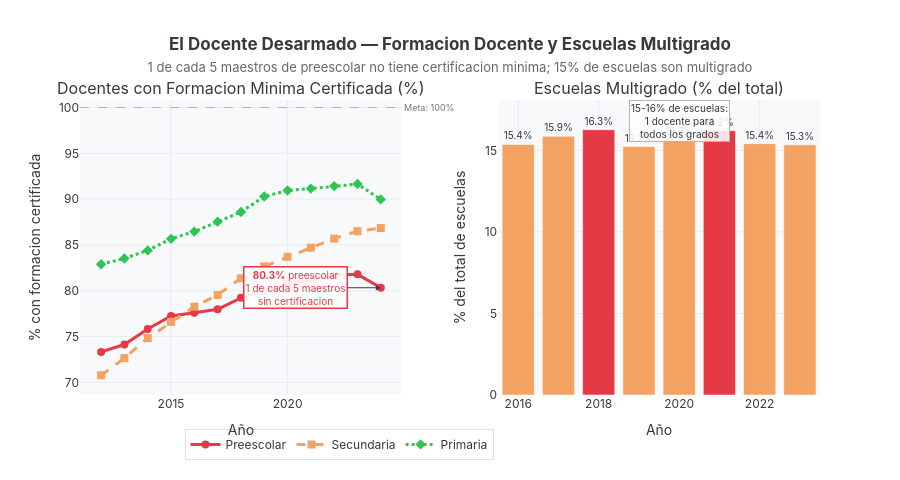

The notebook cell this image was saved under:
### Markdown cell above
## Acto III — El Docente Desarmado
**1 de cada 5 maestros de preescolar** no cuenta con la certificación mínima requerida.
En secundaria —el nivel crítico para retención escolar— el porcentaje sin certifcación es
del **13 %**. Además, el **15 %** de las escuelas del país opera en modelo **multigrado**:
un solo docente para todos los grados, en su mayoría en comunidades rurales e indígenas.

### Code cell
# ══════════════════════════════════════════════════════════════════════════════
# FIGURA 3 — El Docente Desarmado
# ══════════════════════════════════════════════════════════════════════════════
prof_pre  = get_serie('4.C.1.A')
prof_pri  = get_serie('4.C.1.B')
prof_sec  = get_serie('4.C.1.C')
multigrado = get_serie('4N.1.1')

fig3 = make_subplots(
    rows=1, cols=2,
    subplot_titles=[
        'Docentes con Formacion Minima Certificada (%)',
        'Escuelas Multigrado (% del total)'
    ],
    horizontal_spacing=0.13
)

# ── Panel 1: Formación docente ────────────────────────────────────────────────
fig3.add_trace(go.Scatter(
    x=prof_pre['periodo'], y=prof_pre['valor'],
    mode='lines+markers', name='Preescolar',
    line=dict(color=C_ALERTA, width=3),
    marker=dict(size=8),
    hovertemplate='<b>%{x}</b><br>Preescolar: <b>%{y:.1f}%</b><extra></extra>'
), row=1, col=1)

fig3.add_trace(go.Scatter(
    x=prof_sec['periodo'], y=prof_sec['valor'],
    mode='lines+markers', name='Secundaria',
    line=dict(color=C_ACENTO, width=3, dash='dash'),
    marker=dict(size=8, symbol='square'),
    hovertemplate='<b>%{x}</b><br>Secundaria: <b>%{y:.1f}%</b><extra></extra>'
), row=1, col=1)

fig3.add_trace(go.Scatter(
    x=prof_pri['periodo'], y=prof_pri['valor'],
    mode='lines+markers', name='Primaria',
    line=dict(color=C_MEJORA, width=3, dash='dot'),
    marker=dict(size=8, symbol='diamond'),
    hovertemplate='<b>%{x}</b><br>Primaria: <b>%{y:.1f}%</b><extra></extra>'
), row=1, col=1)

fig3.add_hline(
    y=100, line_width=1, line_dash='dash', line_color='#ADB5BD',
    annotation_text='Meta: 100%',
    annotation_position='right',
    annotation_font=dict(size=9, color='#6C757D'),
    row=1, col=1
)

fig3.add_annotation(
    x=2024, y=80.33,
    text='<b>80.3%</b> preescolar<br>1 de cada 5 maestros<br>sin certificacion',
    showarrow=True, arrowhead=2, ax=-85, ay=0,
    font=dict(size=10, color=C_ALERTA),
    bgcolor='rgba(255,255,255,0.9)', bordercolor=C_ALERTA, borderwidth=1.5,
    row=1, col=1
)

# ── Panel 2: Multigrado ───────────────────────────────────────────────────────
mg_colors = [C_ALERTA if v > 16 else C_ACENTO if v > 15 else C_ODS4 for v in multigrado['valor']]
fig3.add_trace(go.Bar(
    x=multigrado['periodo'], y=multigrado['valor'],
    marker_color=mg_colors,
    marker_line_color='white', marker_line_width=0.5,
    name='Multigrado',
    text=['{:.1f}%'.format(v) for v in multigrado['valor']],
    textposition='outside', textfont=dict(size=10),
    showlegend=False,
    hovertemplate='<b>%{x}</b><br>Escuelas multigrado: <b>%{y:.1f}%</b><extra></extra>'
), row=1, col=2)

fig3.add_annotation(
    x=2020, y=16.8,
    text='15-16% de escuelas:<br>1 docente para<br>todos los grados',
    showarrow=False,
    font=dict(size=10, color=C_LINEA),
    bgcolor='rgba(255,255,255,0.85)', bordercolor='#ADB5BD', borderwidth=1,
    row=1, col=2
)

fig3.update_yaxes(title_text='% con formacion certificada', row=1, col=1)
fig3.update_yaxes(title_text='% del total de escuelas', row=1, col=2)
fig3.update_xaxes(showgrid=True, gridcolor='#E9ECEF', title_text='Año')
fig3.update_yaxes(showgrid=True, gridcolor='#E9ECEF')

fig3.update_layout(
    title=dict(
        text='<b>El Docente Desarmado — Formacion Docente y Escuelas Multigrado</b><br>'
             '<span style="font-size:13px;color:#666;font-weight:normal">'
             '1 de cada 5 maestros de preescolar no tiene certificacion minima; 15% de escuelas son multigrado</span>',
        x=0.5, xanchor='center'
    ),
    height=480, plot_bgcolor=C_FONDO, paper_bgcolor='white',
    font=dict(family='Inter, Arial, sans-serif', color=C_LINEA),
    legend=dict(
        orientation='h', yanchor='bottom', y=-0.22, xanchor='center', x=0.35,
        bgcolor='rgba(255,255,255,0.8)', bordercolor='#DEE2E6', borderwidth=1
    ),
    margin=dict(t=100, b=85)
)
fig3.show()

### Figure 1 — Plotly figure (JSON) as saved in the notebook; plotly's stock layout.template omitted (floating-point values rounded to 4 significant figures)
{"data": [{"hovertemplate": "<b>%{x}</b><br>Preescolar: <b>%{y:.1f}%</b><extra></extra>", "line": {"color": "#E63946", "width": 3}, "marker": {"size": 8}, "mode": "lines+markers", "name": "Preescolar", "type": "scatter", "x": [2012, 2013, 2014, 2015, 2016, 2017, 2018, 2019, 2020, 2021, 2022, 2023, 2024], "xaxis": "x", "y": [73.33, 74.13, 75.83, 77.26, 77.61, 77.98, 79.23, 79.93, 80.82, 81.18, 81.69, 81.79, 80.33], "yaxis": "y"}, {"hovertemplate": "<b>%{x}</b><br>Secundaria: <b>%{y:.1f}%</b><extra></extra>", "line": {"color": "#F4A261", "dash": "dash", "width": 3}, "marker": {"size": 8, "symbol": "square"}, "mode": "lines+markers", "name": "Secundaria", "type": "scatter", "x": [2012, 2013, 2014, 2015, 2016, 2017, 2018, 2019, 2020, 2021, 2022, 2023, 2024], "xaxis": "x", "y": [70.78, 72.65, 74.83, 76.6, 78.27, 79.54, 81.36, 82.66, 83.7, 84.7, 85.69, 86.5, 86.84], "yaxis": "y"}, {"hovertemplate": "<b>%{x}</b><br>Primaria: <b>%{y:.1f}%</b><extra></extra>", "line": {"color": "#2DC653", "dash": "dot", "width": 3}, "marker": {"size": 8, "symbol": "diamond"}, "mode": "lines+markers", "name": "Primaria", "type": "scatter", "x": [2012, 2013, 2014, 2015, 2016, 2017, 2018, 2019, 2020, 2021, 2022, 2023, 2024], "xaxis": "x", "y": [82.89, 83.53, 84.4, 85.67, 86.46, 87.54, 88.59, 90.28, 90.94, 91.15, 91.42, 91.65, 89.97], "yaxis": "y"}, {"hovertemplate": "<b>%{x}</b><br>Escuelas multigrado: <b>%{y:.1f}%</b><extra></extra>", "marker": {"color": ["#F4A261", "#F4A261", "#E63946", "#F4A261", "#F4A261", "#E63946", "#F4A261", "#F4A261"], "line": {"color": "white", "width": 0.5}}, "name": "Multigrado", "showlegend": false, "text": ["15.4%", "15.9%", "16.3%", "15.2%", "15.7%", "16.2%", "15.4%", "15.3%"], "textfont": {"size": 10}, "textposition": "outside", "type": "bar", "x": [2016, 2017, 2018, 2019, 2020, 2021, 2022, 2023], "xaxis": "x2", "y": [15.36, 15.87, 16.26, 15.23, 15.65, 16.21, 15.41, 15.34], "yaxis": "y2"}], "layout": {"annotations": [{"font": {"size": 16}, "showarrow": false, "text": "Docentes con Formacion Minima Certificada (%)", "x": 0.2175, "xanchor": "center", "xref": "paper", "y": 1.0, "yanchor": "bottom", "yref": "paper"}, {"font": {"size": 16}, "showarrow": false, "text": "Escuelas Multigrado (% del total)", "x": 0.7825, "xanchor": "center", "xref": "paper", "y": 1.0, "yanchor": "bottom", "yref": "paper"}, {"font": {"color": "#6C757D", "size": 9}, "showarrow": false, "text": "Meta: 100%", "x": 1, "xanchor": "left", "xref": "x domain", "y": 100, "yanchor": "middle", "yref": "y"}, {"arrowhead": 2, "ax": -85, "ay": 0, "bgcolor": "rgba(255,255,255,0.9)", "bordercolor": "#E63946", "borderwidth": 1.5, "font": {"color": "#E63946", "size": 10}, "showarrow": true, "text": "<b>80.3%</b> preescolar<br>1 de cada 5 maestros<br>sin certificacion", "x": 2024, "xref": "x", "y": 80.33, "yref": "y"}, {"bgcolor": "rgba(255,255,255,0.85)", "bordercolor": "#ADB5BD", "borderwidth": 1, "font": {"color": "#343A40", "size": 10}, "showarrow": false, "text": "15-16% de escuelas:<br>1 docente para<br>todos los grados", "x": 2020, "xref": "x2", "y": 16.8, "yref": "y2"}], "font": {"color": "#343A40", "family": "Inter, Arial, sans-serif"}, "height": 480, "legend": {"bgcolor": "rgba(255,255,255,0.8)", "bordercolor": "#DEE2E6", "borderwidth": 1, "orientation": "h", "x": 0.35, "xanchor": "center", "y": -0.22, "yanchor": "bottom"}, "margin": {"b": 85, "t": 100}, "paper_bgcolor": "white", "plot_bgcolor": "#F8F9FA", "shapes": [{"line": {"color": "#ADB5BD", "dash": "dash", "width": 1}, "type": "line", "x0": 0, "x1": 1, "xref": "x domain", "y0": 100, "y1": 100, "yref": "y"}], "title": {"text": "<b>El Docente Desarmado — Formacion Docente y Escuelas Multigrado</b><br><span style=\"font-size:13px;color:#666;font-weight:normal\">1 de cada 5 maestros de preescolar no tiene certificacion minima; 15% de escuelas son multigrado</span>", "x": 0.5, "xanchor": "center"}, "xaxis": {"anchor": "y", "domain": [0.0, 0.435], "gridcolor": "#E9ECEF", "showgrid": true, "title": {"text": "Año"}}, "xaxis2": {"anchor": "y2", "domain": [0.565, 1.0], "gridcolor": "#E9ECEF", "showgrid": true, "title": {"text": "Año"}}, "yaxis": {"anchor": "x", "domain": [0.0, 1.0], "gridcolor": "#E9ECEF", "showgrid": true, "title": {"text": "% con formacion certificada"}}, "yaxis2": {"anchor": "x2", "domain": [0.0, 1.0], "gridcolor": "#E9ECEF", "showgrid": true, "title": {"text": "% del total de escuelas"}}}}
